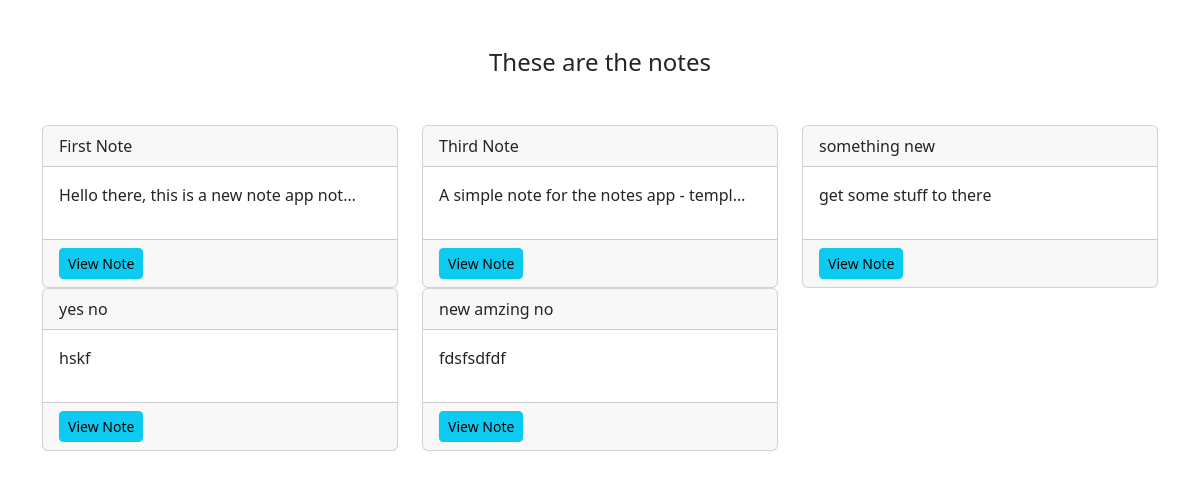
The page /smart/notes/ on the database as committed earlier.
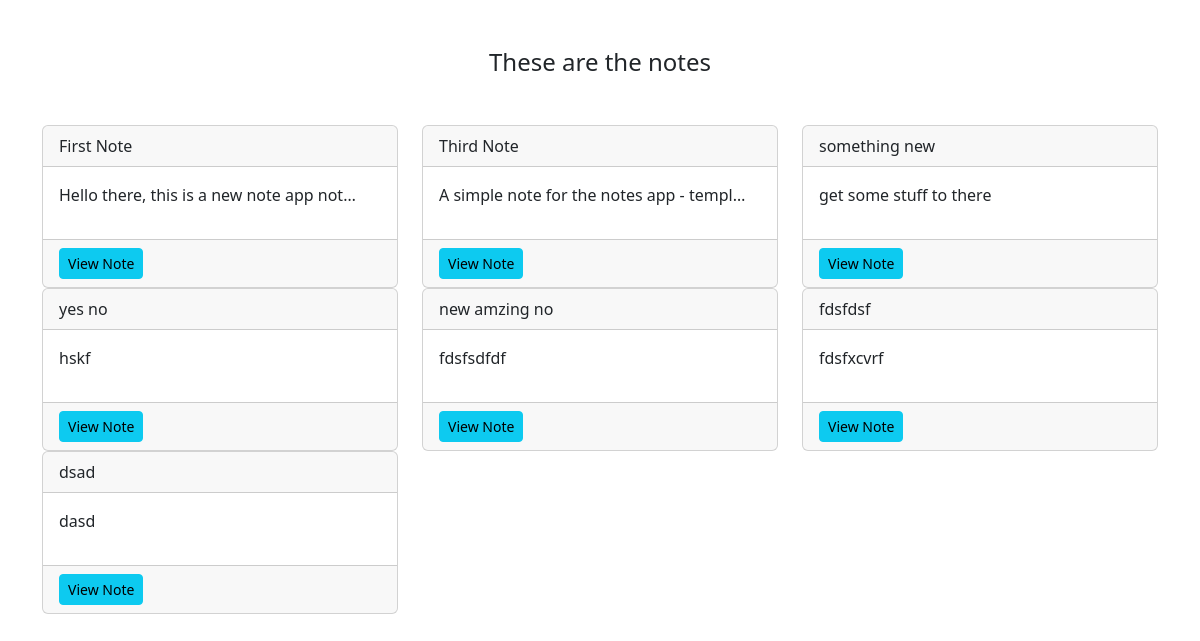
The same page on the database as committed later.
### notes/models.py (models this page shows)
class Notes(models.Model):
    title = models.CharField(max_length=200)
    text = models.TextField()
    created = models.DateTimeField(auto_now_add=True)

### notes/views.py (the view)
# urls.py: path('notes/', views.NotesListView.as_view(), name="notes.list"),
class NotesListView(ListView):
    model = Notes
    context_object_name = "notes"

### notes/templates/notes/notes_list.html
{% extends 'base.html' %}
{% load static %}
{% block content %}
<div class="row">
    <div class="col">
        <div class="notes_list_heading text-center mb-5">
            <h1 class="fs-4">These are the notes</h1>
        </div>
    </div>
</div>
<div class="row">
    {% for note in notes %}
    <div class="col-md-4">
        <div class="card">
            <div class="card-header">{{note.title}}</div>
            <div class="card-body">
                <p>{{note.text|truncatechars:40}}</p>
            </div>
            <div class="card-footer">
                <a href="{% url 'notes.detail' pk=note.id %}" class="btn btn-info btn-sm">View Note</a>
            </div>
        </div>
    </div>
    {% endfor %}
</div>
{% endblock %}

Rows that differ between the two databases and show on the page:
added Notes: title "fdsfdsf", text "fdsfxcvrf"
added Notes: title "dsad", text "dasd"
